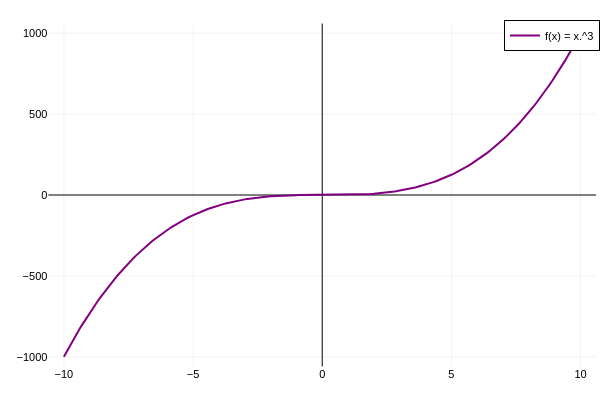

The code cell stored with this chart in its notebook:
### Markdown cell above
<a id="example-cubic"></a>
#### Cubic Function

**Mathematical Concept:**
A third-degree odd polynomial with origin symmetry.
$$ f(x) = x^3 $$

**Modeling Objective:**
Illustrate unbounded accelerated growth and point symmetry.

[↑ Back to Table of Contents](#table-of-contents)

### Code cell
x = -10:0.1:10
f(x) = x.^3
plot(x, f(x), 
     label="f(x) = x.^3",
     color=:purple, 
     lw=2,
     framestyle=:zerolines,
     grid=true)

### Figure 1 — Plotly figure (JSON) as saved in the notebook; plotly's stock layout.template omitted (floating-point values rounded to 4 significant figures; data arrays with more than 128 entries replaced by an {"elided": "..."} marker saying what was removed)
{"data": [{"colorbar": {"len": 0.9525, "title": "", "x": 0.9934, "y": 0.5139}, "legendgroup": "f(x) = x.^3", "line": {"color": "rgba(128, 0, 128, 1.000)", "dash": "solid", "shape": "linear", "width": 2}, "mode": "lines", "name": "f(x) = x.^3", "showlegend": true, "type": "scatter", "x": {"elided": "201 float values"}, "xaxis": "x", "y": {"elided": "201 float values"}, "yaxis": "y"}], "layout": {"annotations": [], "height": 400, "legend": {"bgcolor": "rgba(255, 255, 255, 1.000)", "bordercolor": "rgba(0, 0, 0, 1.000)", "borderwidth": 1, "font": {"color": "rgba(0, 0, 0, 1.000)", "family": "sans-serif", "size": 11}, "title": {"font": {"color": "rgba(0, 0, 0, 1.000)", "family": "sans-serif", "size": 15}, "text": ""}, "tracegroupgap": 0, "traceorder": "normal", "x": 1, "xanchor": "auto", "y": 1, "yanchor": "auto"}, "margin": {"b": 20, "l": 0, "r": 0, "t": 20}, "paper_bgcolor": "rgba(255, 255, 255, 1.000)", "plot_bgcolor": "rgba(255, 255, 255, 1.000)", "showlegend": true, "width": 600, "xaxis": {"anchor": "y", "domain": [0.08064, 0.9934], "gridcolor": "rgba(0, 0, 0, 0.100)", "gridwidth": 0.5, "linecolor": "rgba(0, 0, 0, 1.000)", "mirror": false, "range": [-10.6, 10.6], "showgrid": true, "showline": false, "showticklabels": true, "tickangle": 0, "tickcolor": "rgba(0, 0, 0, 0.000)", "tickfont": {"color": "rgba(0, 0, 0, 1.000)", "family": "sans-serif", "size": 11}, "tickmode": "array", "ticks": "inside", "ticktext": ["−10", "−5", "0", "5", "10"], "tickvals": [-10, -5, 0, 5, 10], "title": "", "titlefont": {"color": "rgba(0, 0, 0, 1.000)", "family": "sans-serif", "size": 15}, "type": "-", "visible": true, "zeroline": true, "zerolinecolor": "rgba(0, 0, 0, 1.000)"}, "yaxis": {"anchor": "x", "domain": [0.03762, 0.9902], "gridcolor": "rgba(0, 0, 0, 0.100)", "gridwidth": 0.5, "linecolor": "rgba(0, 0, 0, 1.000)", "mirror": false, "range": [-1060, 1060], "showgrid": true, "showline": false, "showticklabels": true, "tickangle": 0, "tickcolor": "rgba(0, 0, 0, 0.000)", "tickfont": {"color": "rgba(0, 0, 0, 1.000)", "family": "sans-serif", "size": 11}, "tickmode": "array", "ticks": "inside", "ticktext": ["−1000", "−500", "0", "500", "1000"], "tickvals": [-1000, -500, 0, 500, 1000], "title": "", "titlefont": {"color": "rgba(0, 0, 0, 1.000)", "family": "sans-serif", "size": 15}, "type": "-", "visible": true, "zeroline": true, "zerolinecolor": "rgba(0, 0, 0, 1.000)"}}}
